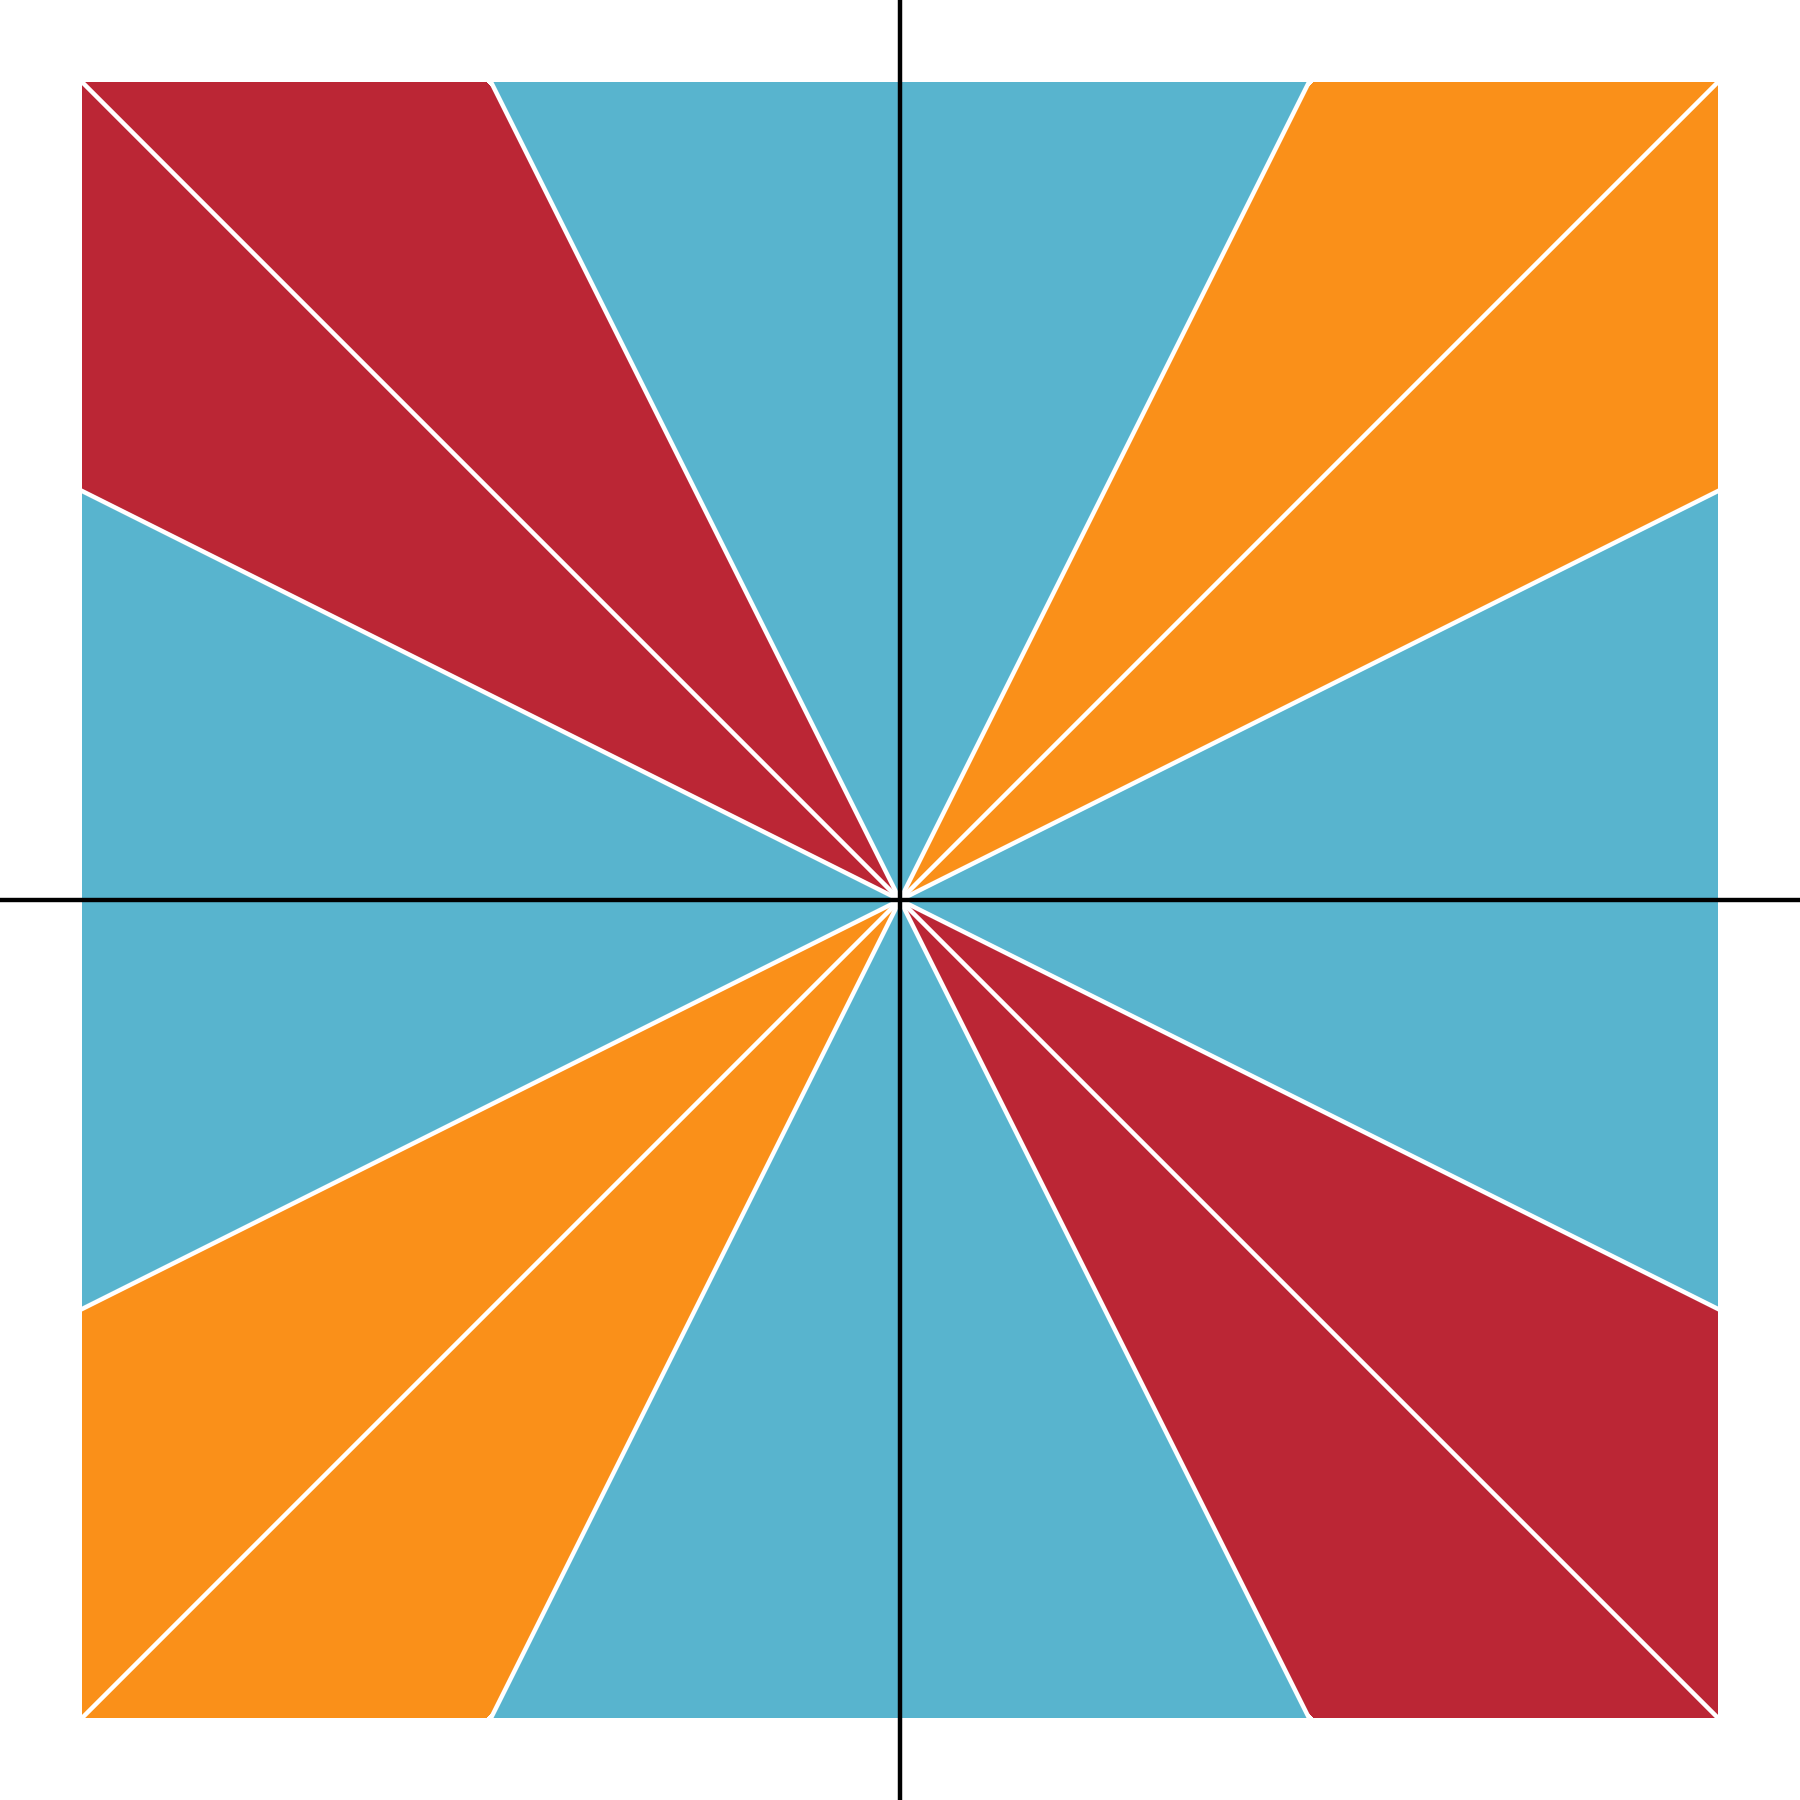

Write the R code that produced this figure.
if(!require(tidyverse)){install.packages("tidyverse"); library(tidyverse)}
if(!require(evolqg)){install.packages("evolqg"); library(evolqg)}
if(!require(cowplot)){install.packages("cowplot"); library(cowplot)}
vectorCor = function(x, y) Normalize(x) %*% Normalize(y)

rects <- data.frame(xstart = seq(0,80,20), xend = seq(20,100,20), col = letters[1:5])

bounds = data.frame(xstart = c(-1, -1, -1, -1),
                    xend   = c(1, 1, 1, 1),
                    ystart = c(1, -1, 0.5, -0.5),
                    yend = c(-1, 1, -0.5, 0.5))
formulas = data.frame(slopes = c(0.5, 1, 2),
                      inter = c(0, 0, 0))

steps_neg = seq(-0.5, 0, length.out = 100)
steps_pos = seq(0, 0.5, length.out = 100)
l_modular = data.frame(x = steps_neg,
                       bottom = sapply(steps_neg, FUN = function(x){x*0.5}),
                       top = sapply(steps_neg, FUN = function(x){x*-0.5}),
                       col = "modular")
r_modular = data.frame(x = steps_pos,
                       bottom = sapply(steps_pos, FUN = function(x){x*-0.5}),
                       top = sapply(steps_pos, FUN = function(x){x*0.5}),
                       col = "modular")
l_antagonistic = data.frame(x = steps_neg,
                            bottom = steps_neg * -0.5,
                            top  = sapply(steps_neg * -2, min, 0.5))
r_antagonistic = data.frame(x = steps_pos,
                            top = steps_pos * -0.5,
                            bottom  = sapply(steps_pos * -2, max, -0.5))
l_integrative = data.frame(x = steps_neg,
                           top = steps_neg * 0.5,
                           bottom  = sapply(steps_neg * 2, max, -0.5))
r_integrative = data.frame(x = steps_pos,
                            top = sapply(steps_pos * 2, min, 0.5),
                            bottom  = steps_pos * 0.5)

steps_neg = seq(-0.95, 0, length.out = 100)
steps_pos = seq(0, 0.95, length.out = 100)
t_modular_1 = data.frame(x = steps_neg,
                       bottom = steps_neg*-2,
                       top = 0.5)
t_modular_2 = data.frame(x = steps_pos,
                         bottom = steps_pos*2,
                         top = 0.5)
b_modular_1 = data.frame(x = steps_neg,
                         top = steps_neg*2,
                         bottom = -0.5)
b_modular_2 = data.frame(x = steps_pos,
                         top = steps_pos*-2,
                         bottom = -0.5)

if(!require(wesanderson)){install.packages("wesanderson"); library(wesanderson)}
pallet = wes_palette("Darjeeling1")
modular_col = wes_palette("FantasticFox1")[3]
antagonistic_col = wes_palette("FantasticFox1")[5]
integrative_col = pallet[4]
local_col = "#00BFFF"
(vector_classification = ggplot() +
  geom_ribbon(data = l_modular, aes(x = x, ymin = bottom, ymax = top), fill = modular_col, alpha = 0.9) +
  geom_ribbon(data = r_modular, aes(x = x, ymin = bottom, ymax = top), fill = modular_col, alpha = 0.9) +
  geom_ribbon(data = t_modular_1, aes(x = x, ymin = bottom, ymax = top), fill = modular_col, alpha = 0.9)+
  geom_ribbon(data = t_modular_2, aes(x = x, ymin = bottom, ymax = top), fill = modular_col, alpha = 0.9)+
  geom_ribbon(data = b_modular_1, aes(x = x, ymin = bottom, ymax = top), fill = modular_col, alpha = 0.9)+
  geom_ribbon(data = b_modular_2, aes(x = x, ymin = bottom, ymax = top), fill = modular_col, alpha = 0.9)+
  geom_ribbon(data = l_antagonistic, aes(x = x, ymin = bottom, ymax = top), fill = antagonistic_col, alpha = 0.9)+
  geom_ribbon(data = r_antagonistic, aes(x = x, ymin = bottom, ymax = top), fill = antagonistic_col, alpha = 0.9)+
  geom_ribbon(data = l_integrative, aes(x = x, ymin = bottom, ymax = top), fill = integrative_col, alpha = 0.9)+
  geom_ribbon(data = r_integrative, aes(x = x, ymin = bottom, ymax = top), fill = integrative_col, alpha = 0.9)+
  geom_abline(data = formulas, aes(slope = slopes, intercept = inter), alpha = 1, col =  "white") +
  geom_abline(data = formulas, aes(slope = -slopes, intercept = inter), alpha = 1, col = "white") +
  geom_vline(xintercept = 0) +
  geom_hline(yintercept = 0) +
  theme_void() +
  theme(aspect.ratio=1) + scale_y_continuous(limits = c(-0.5, 0.5)) + scale_x_continuous(limits = c(-0.5, 0.5)))
save_plot("~/Dropbox/labbio/articles/TeseDoutorado/capa.png", vector_classification, base_height = 6, base_aspect_ratio = 1)
